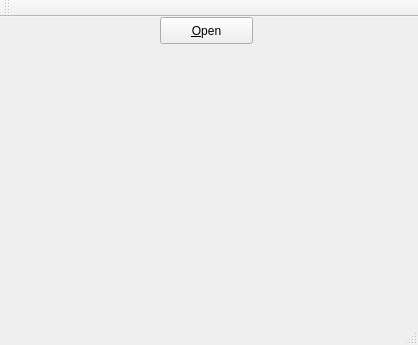
<?xml version="1.0" encoding="UTF-8"?>
<ui version="4.0">
 <class>MainWindow</class>
 <widget class="QMainWindow" name="MainWindow">
  <property name="geometry">
   <rect>
    <x>0</x>
    <y>0</y>
    <width>418</width>
    <height>345</height>
   </rect>
  </property>
  <property name="windowTitle">
   <string>MainWindow</string>
  </property>
  <widget class="QWidget" name="centralWidget">
   <widget class="QPushButton" name="pushButton">
    <property name="geometry">
     <rect>
      <x>160</x>
      <y>0</y>
      <width>93</width>
      <height>27</height>
     </rect>
    </property>
    <property name="text">
     <string>&amp;Open</string>
    </property>
   </widget>
   <widget class="QLabel" name="label">
    <property name="geometry">
     <rect>
      <x>1</x>
      <y>34</y>
      <width>411</width>
      <height>251</height>
     </rect>
    </property>
    <property name="sizePolicy">
     <sizepolicy hsizetype="Ignored" vsizetype="Ignored">
      <horstretch>0</horstretch>
      <verstretch>0</verstretch>
     </sizepolicy>
    </property>
    <property name="text">
     <string/>
    </property>
   </widget>
  </widget>
  <widget class="QMenuBar" name="menuBar">
   <property name="geometry">
    <rect>
     <x>0</x>
     <y>0</y>
     <width>418</width>
     <height>23</height>
    </rect>
   </property>
  </widget>
  <widget class="QToolBar" name="mainToolBar">
   <attribute name="toolBarArea">
    <enum>TopToolBarArea</enum>
   </attribute>
   <attribute name="toolBarBreak">
    <bool>false</bool>
   </attribute>
  </widget>
  <widget class="QStatusBar" name="statusBar"/>
 </widget>
 <layoutdefault spacing="6" margin="11"/>
 <resources/>
 <connections/>
</ui>
